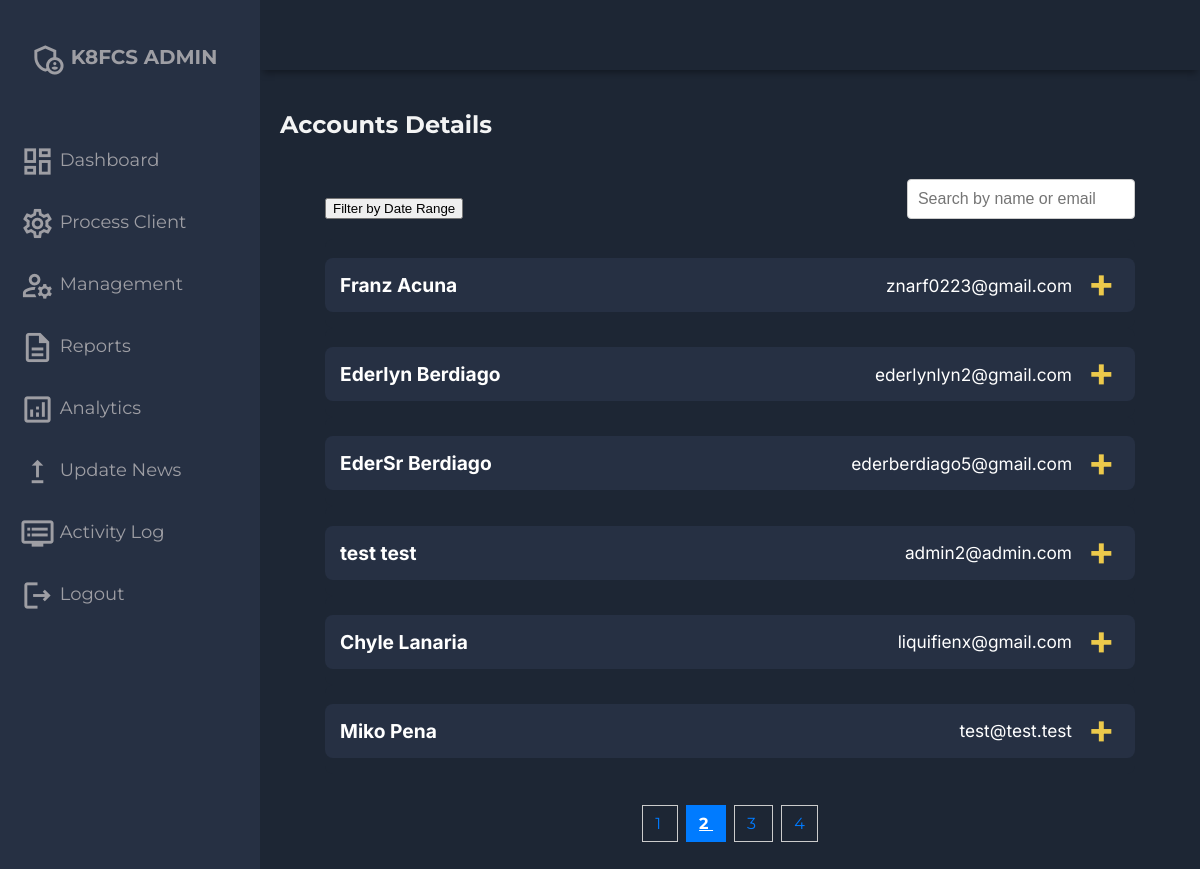
Screenshot of /adminside/client-details.php?page=2&from_date=1970-01-01&to_date=2025-02-28&order=ASC (signed in) with the database file from the repository.
### tables this page shows
CREATE TABLE `users` (
  `id` int(11) NOT NULL,
  `first_name` varchar(50) NOT NULL,
  `middle_name` varchar(50) DEFAULT NULL,
  `last_name` varchar(50) NOT NULL,
  `age` int(11) NOT NULL,
  `gender` varchar(10) DEFAULT NULL,
  `dob` date NOT NULL,
  `address` varchar(255) DEFAULT NULL,
  `email` varchar(100) NOT NULL,
  `phone` varchar(15) DEFAULT NULL,
  `password` varchar(255) NOT NULL,
  `role` varchar(50) NOT NULL,
  `profile_picture` varchar(255) DEFAULT NULL,
  `created_at` timestamp NOT NULL DEFAULT current_timestamp()
);

### adminside/client-details.php (the view, shortened to what this page needs)
<?php
include '../settings/config.php';
$order = isset($_GET['order']) ? $_GET['order'] : 'ASC';
$limit = 6;
$page = isset($_GET['page']) ? (int)$_GET['page'] : 1;
$offset = ($page - 1) * $limit;
$from_date = isset($_GET['from_date']) ? $_GET['from_date'] : '1970-01-01';
$to_date = isset($_GET['to_date']) ? $_GET['to_date'] : date('Y-m-d');
$total_query = "SELECT COUNT(*) as total FROM users WHERE created_at BETWEEN ? AND ?";
$stmt_total = $conn->prepare($total_query);
$stmt_total->bind_param("ss", $from_date, $to_date);
$stmt_total->execute();
$total_result = $stmt_total->get_result();
$total_row = $total_result->fetch_assoc();
$total_count = $total_row['total'];
$query = "SELECT u.id, u.first_name, u.middle_name, u.last_name, u.age, u.gender, u.dob, u.address, u.email, u.phone, u.role, u.profile_picture, u.created_at FROM users u WHERE u.created_at BETWEEN ? AND ? ORDER BY u.created_at $order LIMIT ? OFFSET ?";
$stmt = $conn->prepare($query);
$stmt->bind_param("ssii", $from_date, $to_date, $limit, $offset);
$stmt->execute();
$result = $stmt->get_result();
$client_details = [];
while ($row = $result->fetch_assoc()) {
    $client_details[] = $row;
}
?>
<!DOCTYPE html>
<html lang="en">
<head>
    <link rel="stylesheet" href="assets/css/style.css">
    <link rel="stylesheet" href="https://cdnjs.cloudflare.com/ajax/libs/font-awesome/5.15.4/css/all.min.css">
</head>
<body>
    <div class="grid-container">
        <?php include 'required/header.php'; ?>
        <?php include 'required/sidebar.php'; ?>
        <main class="main-container">
            <div class="main-title">
                <h2>Accounts Details</h2>
            </div>
            <div class="container" id="details-container">
                <div id="archive-header-actions-container">
                    <div class="sort-options">
                        <button onclick="showFilterModal()">Filter by Date Range</button>
                    </div>
                    <div class="search-container" id="client-details-search-container">
                        <input type="text" id="search-input" onkeyup="filterClients()" placeholder="Search by name or email">
                    </div>
                </div>
                <div class="submission-info">
                    <?php foreach ($client_details as $client): ?>
                        <div class="info-card">
                            <h3 class="card-title" onclick="toggleCardContent(this)">
                                <span class="client-name"><?php echo htmlspecialchars($client['first_name'] . ' ' . $client['last_name']); ?></span>
                                <span class="client-email"><?php echo htmlspecialchars($client['email']); ?></span>
                            </h3>
                        </div>
                    <?php endforeach; ?>
                </div>
                <div class="pagination" id="archives-pagination">
                    <?php
                    $total_pages = ceil($total_count / $limit);
                    for ($i = 1; $i <= $total_pages; $i++): ?>
                        <a href="?page=<?php echo $i; ?>&from_date=<?php echo urlencode($from_date); ?>&to_date=<?php echo urlencode($to_date); ?>&order=<?php echo urlencode($order); ?>" class="<?php echo ($i === $page) ? 'active' : ''; ?>">
                            <?php echo $i; ?>
                        </a>
                    <?php endfor; ?>
                </div>
            </div>
        </main>
    </div>
</body>
</html>

### adminside/assets/css/style.css (style rules this page uses)
body { margin: 0; padding: 0; background-color: #1d2634; color: #9e9ea4; font-family:'Montserrat', sans-serif; }
.grid-container { display: grid; grid-template-columns: 260px 1fr 1fr 1fr; grid-template-rows: 0.2fr 3fr; grid-template-areas: 'sidebar header header header' 'sidebar main main main'; height: 100vh; }
.main-container { grid-area: main; overflow-y: auto; padding: 20px 20px; color: rgba(255, 255, 255, 0.95); }
.main-title { display: flex; justify-content: space-between; }
.container { width: 90%; margin: 0 auto; background-color: transparent; padding: 20px; }
.info-card { background-color: #1d2634; border-radius: 8px; position: relative; overflow: hidden; }
.card-title { padding: 15px; color: #fff; cursor: pointer; display: flex; justify-content: space-between; align-items: center; font-size: 18px; background-color: #263043; border-radius: 8px; margin-bottom: 1rem; position: relative; font-family: 'Inter'; }
.card-title::after { content: '\002B'; color: #ecc94b; font-weight: bold; font-size: 40px; position: absolute; right: 20px; top: 45%; transform: translateY(-50%); transition: transform 0.4s; }
.pagination { margin: 20px 0; text-align: center; }
.pagination a { padding: 8px 12px; margin: 0 4px; text-decoration: none; border: 1px solid #ccc; color: #333; }
.pagination a.active { background-color: #007BFF; color: white; border: 1px solid #007BFF; }
.search-container { position: relative; text-align: right; margin-bottom: 20px; }
#search-input { padding: 10px; width: 90%; border: 1px solid #ccc; border-radius: 4px; font-size: 16px; }
.pagination { margin: 20px 0; }
.pagination a { padding: 8px 12px; margin: 0 4px; text-decoration: none; color: #007bff; }
.pagination a.active { font-weight: bold; text-decoration: underline; }
.sort-options { display: flex; gap: 2rem; }
#archives-pagination { margin-top: 2.5rem; }
#archive-header-actions-container { display: flex; justify-content: space-between; align-items: center; flex-wrap: wrap; }

### adminside/client-details.php (style rules this page uses)
.card-title { display: flex; justify-content: space-between; align-items: center; font-size: 1.2em; flex-wrap: wrap; }
.card-title .client-email { font-weight: normal; font-size: 0.9em; color: white; margin-right: 3rem; }

### rows the page displays
users: first_name+last_name "Franz Acuna", email "znarf0223@gmail.com"
users: first_name+last_name "Ederlyn Berdiago", email "ederlynlyn2@gmail.com"
users: first_name+last_name "EderSr Berdiago", email "ederberdiago5@gmail.com"
users: first_name+last_name "test test", email "admin2@admin.com"
users: first_name+last_name "Chyle Lanaria", email "liquifienx@gmail.com"
users: first_name+last_name "Miko Pena", email "test@test.test"
